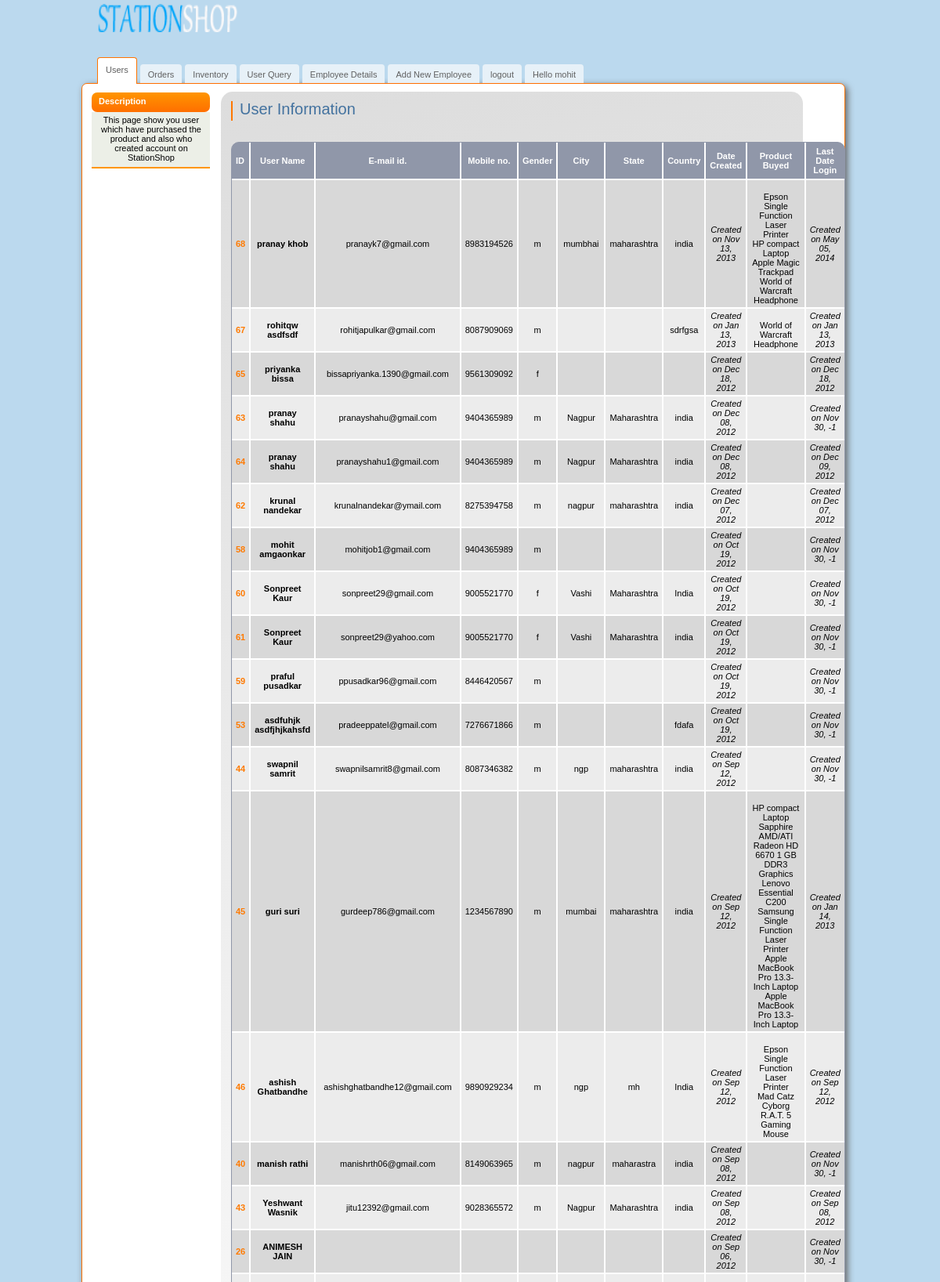
Page /stationshop/admin/index.php (signed in, upper part) on the committed database.
### tables this page shows
CREATE TABLE IF NOT EXISTS `registerdetail` (
  `id` int(11) NOT NULL AUTO_INCREMENT,
  `fname` varchar(15) NOT NULL COMMENT 'Full Name',
  `lname` varchar(15) NOT NULL COMMENT 'Last Name',
  `password` varchar(15) NOT NULL COMMENT 'password',
  `username` varchar(15) NOT NULL COMMENT 'Username',
  `gender` varchar(1) NOT NULL DEFAULT 'M' COMMENT 'Gender',
  `dob` date NOT NULL COMMENT 'Date of Birth',
  `mobileno` varchar(10) NOT NULL COMMENT 'Mobile Number',
  `email` varchar(30) NOT NULL COMMENT 'E-mail',
  `country` varchar(15) NOT NULL COMMENT 'Country',
  `state` varchar(15) NOT NULL COMMENT 'State',
  `city` varchar(15) NOT NULL COMMENT 'City',
  `Address` varchar(100) NOT NULL COMMENT 'Address',
  `date_added` date NOT NULL,
  `buyed` varchar(1000) NOT NULL,
  `datebuyed` date NOT NULL,
  `last_log_date` datetime NOT NULL,
  `confirm` int(1) NOT NULL DEFAULT '0',
  PRIMARY KEY (`id`)
);

### stationshop/admin/index.php (the view, shortened to what this page needs)
<?php
$managera = preg_replace('#[^A-Za-z0-9]#i', '', $_SESSION["managera"]);
?>
<!DOCTYPE html>
<html>
<head>
    <link  href="css/admin.css" rel="stylesheet" type="text/css" />
</head>
<body>
    <div id="main">
        <div id="header">
            <a href="#" class="logo"><img src="img/logo.png" width="183" height="36" alt="" /></a>
            <ul id="top-navigation">
                <li><a href="index.php" class="active">Users</a></li>
                <li><a href="order.php">Orders</a></li>
                <li><a href="inventory_list.php">Inventory</a></li>
                <li><a href="querysolved.php">User Query</a></li>
                <li><a href="employeedetail.php">Employee Details</a></li>
                <li><a href="add.php">Add New Employee</a></li>
                <li><a href="logout.php">logout</a></li>
                <li><a href="setting.php" ><? echo "Hello ".$managera; ?></a></li>
            </ul>
        </div>
        <div id="middle">
            <div id="left-column">
                <h3>Description</h3>
                <ul class="nav">
                    <li><center>This page show you user which have purchased the product and also who created account on StationShop</center></li>
                </ul>
            </div>
            <div id="center-column">
                <div class="top-bar">
                    <h1>User Information</h1>
                </div>
              <p>&nbsp;</p>
              <div >
                    <table width="664" cellpadding="0" cellspacing="0" class="listing">
                        <tr>
                        	<th width="25">ID</th>
                            <th width="150">User Name</th>
                            <th width="64">E-mail id.</th>
                            <th width="70">Mobile no.</th>
                            <th width="25">Gender</th>
                            <th width="34">City</th>
                            <th width="43">State</th>
                            <th width="58">Country</th>
                            <th width="110">Date Created</th>
                            <th width="290">Product Buyed</th>
                            <th width="110">Last Date Login</th>
                        </tr>
                       <?php
$sql = mysql_query("SELECT * FROM registerdetail ORDER BY date_added DESC");
$productCount = mysql_num_rows($sql);
if ($productCount > 0) {
	while($row = mysql_fetch_array($sql)){
             $id = $row["id"];
			 $fname = $row["fname"];
			 $lname = $row["lname"];
			 $email = $row["email"];
			 $mobileno = $row["mobileno"];
			 $gender = $row["gender"];
			 $city = $row["city"];
			 $state = $row["state"];
			 $country = $row["country"];
			 $buyed = $row["buyed"];
			 $date_added = strftime("%b %d, %Y", strtotime($row["date_added"]));
			 $last_log_date = strftime("%b %d, %Y", strtotime($row["last_log_date"]));
			 echo'
			 <tr>
                            <td class="style1">'.$id.'</td>
                            <td><strong>'.$fname.' '.$lname.'</strong></td>
							<td>'.$email.'</td>
                            <td>'.$mobileno.'</td>
                            <td>'.$gender.'</td>
                            <td>'.$city.'</td>
							<td>'.$state.'</td>
							<td>'.$country.'</td>
                            <td><em>Created on '.$date_added.'</em></td>
                            <td>'.$buyed.'</td>
                            <td><em>Created on '.$last_log_date.'</em></td>
                        </tr>';
    }
} else {
	$product_list = "You have no products listed in your store yet";
}
?>
                    </table>
                    </div>
            </div>
        </div>
    </div>
</body>
</html>

### stationshop/admin/css/admin.css (style rules this page uses)
body { margin:0; padding:0; background:#BBD9EE; color:#000; font-family:tahoma,arial,sans-serif; font-size:11px; }
img { border:none; }
a { color:#060606;text-decoration: none }
#main { width:992px; margin:0 auto; }
#header { position:relative; width:992px; height:106px; }
a.logo { position:absolute; top:5px; left:20px; }
#top-navigation { position:absolute; top:73px; left:20px; margin:0; padding:0; list-style:none; }
#top-navigation li { float:left; margin:0 4px 0 0; height:34px; }
#top-navigation li a { float:left; display:block; height:20px; line-height:19px; margin-top:9px; color:#606060; padding:4px 10px 0 10px; border-top-left-radius: 4px; border-top-right-radius: 4px; -moz-border-radius-topleft: 4px; -moz-border-radius-topright: 4px; -webkit-border-top-left-radius: 4px; -webkit-border-top-right-radius: 4px; background:#e7f1f8; }
#top-navigation li a.active { padding:6px 10px 0 10px; height:27px; border:1px #ff7300 solid; border-bottom:none; margin:0; background:white; }
#middle { float:left; width:973px; background:#fff; border: 1px solid #ff6f00; border-radius: 7px; -moz-border-radius: 7px; -webkit-border-radius: 7px; -moz-box-shadow: 3px 3px 9px #666; -webkit-box-shadow: 3px 3px 9px #666; box-shadow: 3px 3px 9px #666; padding:10px 0 0 0; }
#left-column { float:left; padding:1px 14px 0 12px; width:151px; }
#center-column { float:left; width:714px; background:url(../img/bg-center-column.jpg) top left no-repeat; background:-webkit-gradient( linear, left top, right bottom, color-stop(0, rgb(221,221,221)), color-stop(0.5, rgb(255,255,255)) ); background:-moz-linear-gradient( left top, rgb(221,221,221) 0%, rgb(255,255,255) 50% ); border-radius: 15px; -moz-border-radius: 15px; -webkit-border-radius: 15px; min-height:584px; padding:12px 16px 0 13px; }
#left-column h3 { font-size:11px; margin:0; color:#fff; background:#ff9500; background:-webkit-gradient( linear, left top, left bottom, color-stop(0, rgb(255,149,0)), color-stop(1, rgb(255,111,0)) ); background:-moz-linear-gradient( center top, rgb(255,149,0) 0%, rgb(255,111,0) 100% ); border-radius: 7px; -moz-border-radius: 7px; -webkit-border-radius: 7px; height:25px; line-height:23px; padding:0 0 0 9px; }
ul.nav { margin:0 0 11px 0; border-bottom:2px solid #FF9600; background:#ECEFE7; list-style:none; padding:0 2px; }
ul.nav li { padding:4px 4px 6px 5px; border-bottom: 1px #666 dashed; }
ul.nav li:last-child { border:none; }
.top-bar { float:left; width:703px; border-left:2px solid #f70; padding:0 0 0 9px; margin:0 0 4px 0; }
.top-bar h1 { font:20px/21px verdana,sans-serif; color:#43729F; margin:0 0 4px 0; }
table.listing { border-bottom:1px solid #9097A9; background:#9097A9; width:613px; padding:0; margin:0; border:1px solid #9097A9; border-top-left-radius: 10px; border-top-right-radius: 10px; -moz-border-radius-topleft: 10px; -moz-border-radius-topright: 10px; -webkit-border-top-left-radius: 10px; -webkit-border-top-right-radius: 10px; }
table.listing th { border-top:0 !important; }
table.listing td, table.listing th { border:1px solid #fff; text-align:center; }
table.listing th { color:#fff; padding:5px; }
table.listing td { background:#D8D8D8; color:#000; padding:3px 5px; }
table.listing tr:nth-child(odd) td { background:#ECECEC; }
table.listing th:first-child, table.listing td:first-child { border-left:0px solid #9097A9;text-align:left; }
table.listing th:last-child, table.listing td:last-child { border-right:0px solid #9097A9; }
table.listing th:first-child { width: 177px; border-left:0; }
table.listing .style1 { font-weight:bold;color:#FF7A00; }

### rows in the picture
registerdetail: id "68", fname "pranay", lname "khob", email "pranayk7@gmail.com", mobileno "8983194526", gender "m", city "mumbhai", state "maharashtra", country "india", date_added "Nov 13, 2013", buyed "Epson Single Function Laser Printer HP compact Laptop Apple Magic Trackpad World of Warcraft Headphone", last_log_date "May 05, 2014"
registerdetail: id "67", fname "rohitqw", lname "asdfsdf", email "rohitjapulkar@gmail.com", mobileno "8087909069", gender "m", country "sdrfgsa", date_added "Jan 13, 2013", buyed "World of Warcraft Headphone", last_log_date "Jan 13, 2013"
registerdetail: id "65", fname "priyanka", lname "bissa", email "bissapriyanka.1390@gmail.com", mobileno "9561309092", gender "f", date_added "Dec 18, 2012", last_log_date "Dec 18, 2012"
registerdetail: id "63", fname "pranay", lname "shahu", email "pranayshahu@gmail.com", mobileno "9404365989", gender "m", city "Nagpur", state "Maharashtra", country "india", date_added "Dec 08, 2012", last_log_date "Nov 30, -1"
registerdetail: id "64", fname "pranay", lname "shahu", email "pranayshahu1@gmail.com", mobileno "9404365989", gender "m", city "Nagpur", state "Maharashtra", country "india", date_added "Dec 08, 2012", last_log_date "Dec 09, 2012"
registerdetail: id "62", fname "krunal", lname "nandekar", email "krunalnandekar@ymail.com", mobileno "8275394758", gender "m", city "nagpur", state "maharashtra", country "india", date_added "Dec 07, 2012", last_log_date "Dec 07, 2012"
registerdetail: id "58", fname "mohit", lname "amgaonkar", email "mohitjob1@gmail.com", mobileno "9404365989", gender "m", date_added "Oct 19, 2012", last_log_date "Nov 30, -1"
registerdetail: id "60", fname "Sonpreet", lname "Kaur", email "sonpreet29@gmail.com", mobileno "9005521770", gender "f", city "Vashi", state "Maharashtra", country "India", date_added "Oct 19, 2012", last_log_date "Nov 30, -1"
registerdetail: id "61", fname "Sonpreet", lname "Kaur", email "sonpreet29@yahoo.com", mobileno "9005521770", gender "f", city "Vashi", state "Maharashtra", country "india", date_added "Oct 19, 2012", last_log_date "Nov 30, -1"
registerdetail: id "59", fname "praful", lname "pusadkar", email "ppusadkar96@gmail.com", mobileno "8446420567", gender "m", date_added "Oct 19, 2012", last_log_date "Nov 30, -1"
registerdetail: id "53", fname "asdfuhjk", lname "asdfjhjkahsfd", email "pradeeppatel@gmail.com", mobileno "7276671866", gender "m", country "fdafa", date_added "Oct 19, 2012", last_log_date "Nov 30, -1"
registerdetail: id "44", fname "swapnil", lname "samrit", email "swapnilsamrit8@gmail.com", mobileno "8087346382", gender "m", city "ngp", state "maharashtra", country "india", date_added "Sep 12, 2012", last_log_date "Nov 30, -1"
registerdetail: id "45", fname "guri", lname "suri", email "gurdeep786@gmail.com", mobileno "1234567890", gender "m", city "mumbai", state "maharashtra", country "india", date_added "Sep 12, 2012", buyed "HP compact Laptop Sapphire AMD/ATI Radeon HD 6670 1 GB DDR3 Graphics Lenovo Essential C200 Samsung Single Function Laser Printer Apple MacBook Pro 13.3-Inch Laptop Apple MacBook Pro 13.3-Inch Laptop", last_log_date "Jan 14, 2013"
registerdetail: id "46", fname "ashish", lname "Ghatbandhe", email "ashishghatbandhe12@gmail.com", mobileno "9890929234", gender "m", city "ngp", state "mh", country "India", date_added "Sep 12, 2012", buyed "Epson Single Function Laser Printer Mad Catz Cyborg R.A.T. 5 Gaming Mouse", last_log_date "Sep 12, 2012"
registerdetail: id "40", fname "manish", lname "rathi", email "manishrth06@gmail.com", mobileno "8149063965", gender "m", city "nagpur", state "maharastra", country "india", date_added "Sep 08, 2012", last_log_date "Nov 30, -1"
registerdetail: id "43", fname "Yeshwant", lname "Wasnik", email "jitu12392@gmail.com", mobileno "9028365572", gender "m", city "Nagpur", state "Maharashtra", country "india", date_added "Sep 08, 2012", last_log_date "Sep 08, 2012"
registerdetail: id "26", fname "ANIMESH", lname "JAIN", date_added "Sep 06, 2012", last_log_date "Nov 30, -1"

### other values in the picture
$managera "mohit"
